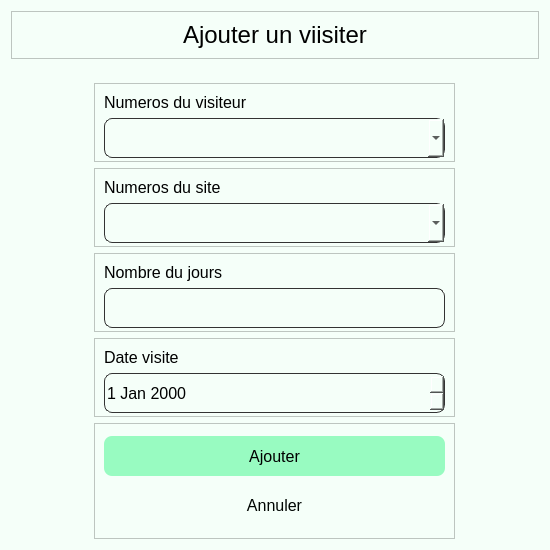
<?xml version="1.0" encoding="UTF-8"?>
<ui version="4.0">
 <class>visite_ajout</class>
 <widget class="QDialog" name="visite_ajout">
  <property name="geometry">
   <rect>
    <x>0</x>
    <y>0</y>
    <width>550</width>
    <height>550</height>
   </rect>
  </property>
  <property name="minimumSize">
   <size>
    <width>550</width>
    <height>550</height>
   </size>
  </property>
  <property name="windowTitle">
   <string>Dialog</string>
  </property>
  <property name="styleSheet">
   <string notr="true">background-color:#f5fff9;</string>
  </property>
  <layout class="QGridLayout" name="gridLayout">
   <item row="0" column="0">
    <widget class="QFrame" name="frame_2">
     <property name="frameShape">
      <enum>QFrame::StyledPanel</enum>
     </property>
     <property name="frameShadow">
      <enum>QFrame::Raised</enum>
     </property>
     <layout class="QHBoxLayout" name="horizontalLayout">
      <item>
       <spacer name="horizontalSpacer">
        <property name="orientation">
         <enum>Qt::Horizontal</enum>
        </property>
        <property name="sizeHint" stdset="0">
         <size>
          <width>169</width>
          <height>20</height>
         </size>
        </property>
       </spacer>
      </item>
      <item>
       <widget class="QLabel" name="label">
        <property name="maximumSize">
         <size>
          <width>4000</width>
          <height>29</height>
         </size>
        </property>
        <property name="styleSheet">
         <string notr="true">font-size:24px;
font: &quot;Arial&quot;;</string>
        </property>
        <property name="text">
         <string>Ajouter un viisiter</string>
        </property>
       </widget>
      </item>
      <item>
       <spacer name="horizontalSpacer_2">
        <property name="orientation">
         <enum>Qt::Horizontal</enum>
        </property>
        <property name="sizeHint" stdset="0">
         <size>
          <width>169</width>
          <height>20</height>
         </size>
        </property>
       </spacer>
      </item>
     </layout>
    </widget>
   </item>
   <item row="1" column="0">
    <spacer name="verticalSpacer_3">
     <property name="orientation">
      <enum>Qt::Vertical</enum>
     </property>
     <property name="sizeHint" stdset="0">
      <size>
       <width>20</width>
       <height>23</height>
      </size>
     </property>
    </spacer>
   </item>
   <item row="2" column="0" alignment="Qt::AlignHCenter">
    <widget class="QFrame" name="input_4">
     <property name="minimumSize">
      <size>
       <width>361</width>
       <height>79</height>
      </size>
     </property>
     <property name="maximumSize">
      <size>
       <width>16777215</width>
       <height>79</height>
      </size>
     </property>
     <property name="styleSheet">
      <string notr="true"/>
     </property>
     <property name="frameShape">
      <enum>QFrame::StyledPanel</enum>
     </property>
     <property name="frameShadow">
      <enum>QFrame::Raised</enum>
     </property>
     <layout class="QVBoxLayout" name="verticalLayout_2">
      <item alignment="Qt::AlignHCenter">
       <widget class="QLabel" name="label_2">
        <property name="minimumSize">
         <size>
          <width>341</width>
          <height>0</height>
         </size>
        </property>
        <property name="maximumSize">
         <size>
          <width>341</width>
          <height>16777215</height>
         </size>
        </property>
        <property name="styleSheet">
         <string notr="true">font-size:16px;
font: &quot;Arial&quot;;</string>
        </property>
        <property name="text">
         <string>Numeros du visiteur</string>
        </property>
       </widget>
      </item>
      <item>
       <widget class="QComboBox" name="comboBox">
        <property name="minimumSize">
         <size>
          <width>341</width>
          <height>40</height>
         </size>
        </property>
        <property name="maximumSize">
         <size>
          <width>341</width>
          <height>16777215</height>
         </size>
        </property>
        <property name="styleSheet">
         <string notr="true">border-radius:8px;
border:1px solid #333333;
font-size:16px;
font: &quot;Arial&quot;;
</string>
        </property>
       </widget>
      </item>
     </layout>
    </widget>
   </item>
   <item row="3" column="0" alignment="Qt::AlignHCenter">
    <widget class="QFrame" name="input_5">
     <property name="minimumSize">
      <size>
       <width>361</width>
       <height>79</height>
      </size>
     </property>
     <property name="maximumSize">
      <size>
       <width>16777215</width>
       <height>79</height>
      </size>
     </property>
     <property name="styleSheet">
      <string notr="true"/>
     </property>
     <property name="frameShape">
      <enum>QFrame::StyledPanel</enum>
     </property>
     <property name="frameShadow">
      <enum>QFrame::Raised</enum>
     </property>
     <layout class="QVBoxLayout" name="verticalLayout_3">
      <item alignment="Qt::AlignHCenter">
       <widget class="QLabel" name="label_3">
        <property name="minimumSize">
         <size>
          <width>341</width>
          <height>0</height>
         </size>
        </property>
        <property name="maximumSize">
         <size>
          <width>341</width>
          <height>16777215</height>
         </size>
        </property>
        <property name="styleSheet">
         <string notr="true">font-size:16px;
font: &quot;Arial&quot;;</string>
        </property>
        <property name="text">
         <string>Numeros du site</string>
        </property>
       </widget>
      </item>
      <item>
       <widget class="QComboBox" name="comboBox_2">
        <property name="minimumSize">
         <size>
          <width>341</width>
          <height>40</height>
         </size>
        </property>
        <property name="maximumSize">
         <size>
          <width>341</width>
          <height>40</height>
         </size>
        </property>
        <property name="styleSheet">
         <string notr="true">border-radius:8px;
border:1px solid #333333;
font-size:16px;
font: &quot;Arial&quot;;</string>
        </property>
       </widget>
      </item>
     </layout>
    </widget>
   </item>
   <item row="4" column="0" alignment="Qt::AlignHCenter">
    <widget class="QFrame" name="input_6">
     <property name="minimumSize">
      <size>
       <width>361</width>
       <height>79</height>
      </size>
     </property>
     <property name="maximumSize">
      <size>
       <width>16777215</width>
       <height>79</height>
      </size>
     </property>
     <property name="styleSheet">
      <string notr="true"/>
     </property>
     <property name="frameShape">
      <enum>QFrame::StyledPanel</enum>
     </property>
     <property name="frameShadow">
      <enum>QFrame::Raised</enum>
     </property>
     <layout class="QVBoxLayout" name="verticalLayout_4">
      <item alignment="Qt::AlignHCenter">
       <widget class="QLabel" name="label_4">
        <property name="minimumSize">
         <size>
          <width>341</width>
          <height>0</height>
         </size>
        </property>
        <property name="maximumSize">
         <size>
          <width>341</width>
          <height>16777215</height>
         </size>
        </property>
        <property name="styleSheet">
         <string notr="true">font-size:16px;
font: &quot;Arial&quot;;</string>
        </property>
        <property name="text">
         <string>Nombre du jours</string>
        </property>
       </widget>
      </item>
      <item alignment="Qt::AlignHCenter">
       <widget class="QTextEdit" name="input_3">
        <property name="minimumSize">
         <size>
          <width>341</width>
          <height>40</height>
         </size>
        </property>
        <property name="maximumSize">
         <size>
          <width>341</width>
          <height>40</height>
         </size>
        </property>
        <property name="styleSheet">
         <string notr="true">border-radius:8px;
border:1px solid #333333;
font-size:16px;
font: &quot;Arial&quot;;</string>
        </property>
       </widget>
      </item>
     </layout>
    </widget>
   </item>
   <item row="5" column="0" alignment="Qt::AlignHCenter">
    <widget class="QFrame" name="input_7">
     <property name="minimumSize">
      <size>
       <width>361</width>
       <height>79</height>
      </size>
     </property>
     <property name="maximumSize">
      <size>
       <width>16777215</width>
       <height>79</height>
      </size>
     </property>
     <property name="styleSheet">
      <string notr="true"/>
     </property>
     <property name="frameShape">
      <enum>QFrame::StyledPanel</enum>
     </property>
     <property name="frameShadow">
      <enum>QFrame::Raised</enum>
     </property>
     <layout class="QVBoxLayout" name="verticalLayout_5">
      <item alignment="Qt::AlignHCenter">
       <widget class="QLabel" name="label_5">
        <property name="minimumSize">
         <size>
          <width>341</width>
          <height>0</height>
         </size>
        </property>
        <property name="maximumSize">
         <size>
          <width>341</width>
          <height>16777215</height>
         </size>
        </property>
        <property name="styleSheet">
         <string notr="true">font-size:16px;
font: &quot;Arial&quot;;</string>
        </property>
        <property name="text">
         <string>Date visite</string>
        </property>
       </widget>
      </item>
      <item>
       <widget class="QDateEdit" name="dateEdit">
        <property name="minimumSize">
         <size>
          <width>341</width>
          <height>40</height>
         </size>
        </property>
        <property name="maximumSize">
         <size>
          <width>341</width>
          <height>40</height>
         </size>
        </property>
        <property name="styleSheet">
         <string notr="true">border-radius:8px;
border:1px solid #333333;
font-size:16px;
font: &quot;Arial&quot;;</string>
        </property>
       </widget>
      </item>
     </layout>
    </widget>
   </item>
   <item row="6" column="0">
    <spacer name="verticalSpacer">
     <property name="orientation">
      <enum>Qt::Vertical</enum>
     </property>
     <property name="sizeHint" stdset="0">
      <size>
       <width>20</width>
       <height>4</height>
      </size>
     </property>
    </spacer>
   </item>
   <item row="7" column="0" alignment="Qt::AlignHCenter">
    <widget class="QFrame" name="frame">
     <property name="minimumSize">
      <size>
       <width>0</width>
       <height>116</height>
      </size>
     </property>
     <property name="styleSheet">
      <string notr="true">QPushButton {
border-radius:8px;
font-size:16px;
font: &quot;Arial&quot;;
}</string>
     </property>
     <property name="frameShape">
      <enum>QFrame::StyledPanel</enum>
     </property>
     <property name="frameShadow">
      <enum>QFrame::Raised</enum>
     </property>
     <layout class="QVBoxLayout" name="verticalLayout">
      <item>
       <widget class="QPushButton" name="visite_ajouter">
        <property name="minimumSize">
         <size>
          <width>341</width>
          <height>40</height>
         </size>
        </property>
        <property name="maximumSize">
         <size>
          <width>341</width>
          <height>40</height>
         </size>
        </property>
        <property name="styleSheet">
         <string notr="true">QPushButton {
	background-color:#98fbc1;;
}
:hover{
background-color:#07c556;
}</string>
        </property>
        <property name="text">
         <string>Ajouter</string>
        </property>
       </widget>
      </item>
      <item>
       <widget class="QPushButton" name="visite_annuler">
        <property name="minimumSize">
         <size>
          <width>341</width>
          <height>40</height>
         </size>
        </property>
        <property name="maximumSize">
         <size>
          <width>341</width>
          <height>40</height>
         </size>
        </property>
        <property name="styleSheet">
         <string notr="true">QPushButton {
	color:#000502;
}</string>
        </property>
        <property name="text">
         <string>Annuler</string>
        </property>
       </widget>
      </item>
     </layout>
    </widget>
   </item>
  </layout>
 </widget>
 <resources/>
 <connections/>
</ui>
